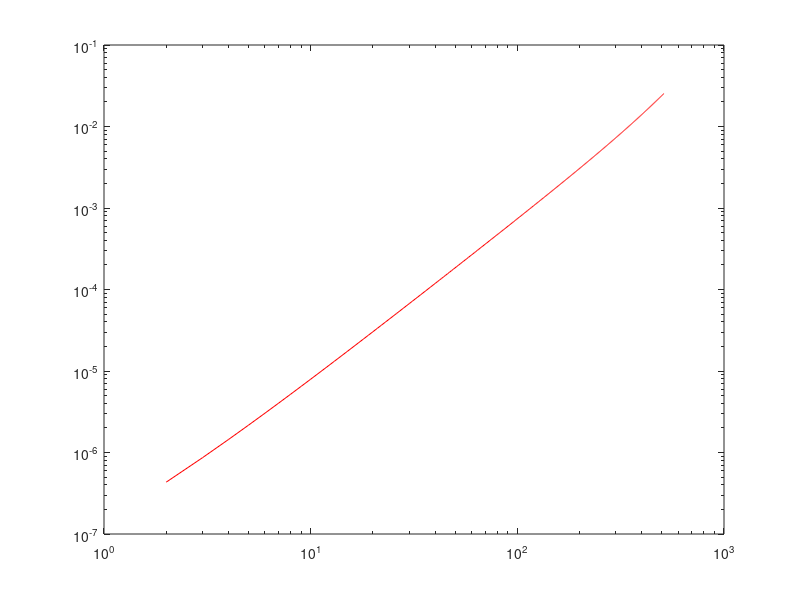

Write MATLAB code to recreate this figure.
% 1st Program
clear;
fre=[45, 75, 105, 135, 165, 195, 225, 255, 285, 315, 375, 435, 555, 675, 795]; %in GHz
Del_fre=[15 15 15 15 15 15 15 15 15 15 15 15 195 195 195]; %in GHz
n_det=[64 300 400 550 750 1150 1800 575 375 100 64 64 64 64 64];
FWHM=[23.3, 14.0, 10.0, 7.8, 6.4, 5.4, 4.7, 4.1, 3.7, 3.3, 2.8, 2.4, 1.9, 1.6, 1.3]; %in arcmin
FWHM_rad=FWHM/60/180*pi; 
RJ_temp=[4.98 2.36 2.03 1.68 1.38 1.07 0.82 1.40 1.70 3.25 4.05 4.12 1.23 1.28 1.31]; %in muK*arcmin
RJ_pol=[8.61, 4.09, 3.50, 2.90, 2.38, 1.84, 1.42, 2.43, 2.94, 5.62, 7.01, 7.12, 3.39, 3.52, 3.60];%in muK*arcmin
RJ_temp_rad=RJ_temp/60/180*pi;  %%now in muK*rad
RJ_pol_rad=RJ_pol/60/180*pi;  %%now in muK*rad
sigma_temp_weighted=[5.25 2.73 2.68 2.63 2.67 2.63 2.64 6.08 10.1 26.9 68.6 149 227 1320 8070];
sigma_pol_weighted=[9.07 4.72 4.63 4.55 4.61 4.54 4.57 10.5 17.4 46.6 119 258 626 3640 22200];
sigma_pol_weighted_rad=sigma_pol_weighted/60/180*pi;    %%now in muK*rad
sdet=30; %in muK*s^1/2
nside=512;
fsky=0.7;



lmin=2;
lmax=512;
ell=lmin:lmax;



%[23.3, 14.0, 10.0, 7.8, 6.4, 5.4, 4.7, 4.1, 3.7, 3.3, 2.8, 2.4, 1.9, 1.6, 1.3]
%[15, 15, 15, 15, 15, 15, 15, 15, 15, 15, 15, 15, 195, 195, 195]
%[45, 75, 105, 135, 165, 195, 225, 255, 285, 315, 375, 435, 555, 675, 795]
%v=0:0.01:1000;

v_ref_syn_pol=30; % Planck 2015 reference frequency of synchrotron polarization in GHz
v_ref_dust_pol=353; % Planck 2015 reference frequency of dust polarization in GHz
v_ref=150;
beta_s=-3.1;
%beta_s=-3; %Errard2011 used -3
beta_d=1.59;
%beta_d=1.65; %Errard2011 used -1.65
v_Td=407.9638; % 19.6K
%v_Td=407.9638*18/19.6;  %Errard2011 used 18K
v_cmb=56.729; % 2.72548K

%A_cmb = @(v) (v/v_ref).^2.*exp((v-v_ref)/v_cmb)./(exp(v/v_cmb)-1).^2*(exp(v_ref/v_cmb)-1)^2;
A_cmb = @(v) (v/v_cmb).^2.*exp(v/v_cmb)./(exp(v/v_cmb)-1).^2;
A_sync = @(v) (v/v_ref_syn_pol).^beta_s;
A_dust = @(v) (v/v_ref_dust_pol).^(beta_d+1)*(exp(v_ref_dust_pol/v_Td)-1)./(exp(v/v_Td)-1);


A(length(fre),3)=0; % 1:cmb, 2:sync, 3: dust
for i=1:length(fre)
        A(i,1)= integral(A_cmb,fre(i)-Del_fre(i)/2,fre(i)+Del_fre(i)/2)/Del_fre(i);
        A(i,2)= integral(A_sync,fre(i)-Del_fre(i)/2,fre(i)+Del_fre(i)/2)/Del_fre(i);
        A(i,3)= integral(A_dust,fre(i)-Del_fre(i)/2,fre(i)+Del_fre(i)/2)/Del_fre(i);
end

%%%Noise post separation
N_noise(length(fre),length(fre),length(ell))=0;
for j=1:length(ell)
  for i=1:length(fre)
    N_noise(i,i,j)=RJ_pol_rad(i)^2*exp((j+lmin)*(j+lmin)*FWHM_rad(i)^2/8/log(2));
  end
end

N_post_l(1:length(ell))=0;
for i=1:length(ell)
  something=(A'*N_noise(:,:,i)^-1*A)^-1;
  N_post_l(i)=something(1,1);
end
%N_pre=1/sum(RJ_pol_rad.^-2);

N(length(fre),length(fre))=0;
for i=1:length(fre)
%N(i,i)=4*(30)^2*12*nside^2/4/365/24/3600/n_det(i);
N(i,i)=(RJ_pol(i))^2/41252.96*12*nside^2/60/60;
end

N_degrade=(A'*N^-1*A)^-1;
N_inv_weighted=1/(A(:,1)'*N^-1*A(:,1)); %%% same as N_pre
N_pre=1/sum(sigma_pol_weighted.^-2*41252.96/12/nside^2*60*60);  %%%in muK
degradation=N_degrade(1,1)/N_pre    

N_vv(length(fre),length(ell))=0;
for j=1:length(ell)
  for i=1:length(fre)
    N_vv(i,j)=sigma_pol_weighted_rad(i)^(2)*exp((j+lmin)*(j+lmin)*FWHM_rad(i)^2/8/log(2));
  end
end


%%%End Noise post separation

%%%%
N_ell(1:length(ell))=0;
for j=1:length(ell)
   N_ell(j)=1/sum(N_vv(:,j).^-1);
end



N_ell=degradation*N_ell;
Nellell=N_ell.*ell.*(ell+1)/2/pi;
%fg1=figure;
loglog(ell,Nellell,'r')
hold on
%loglog(ell,N_post_l.*ell.*(ell+1)/2/pi)
%%%% So N_post_l and N_ell here are the same